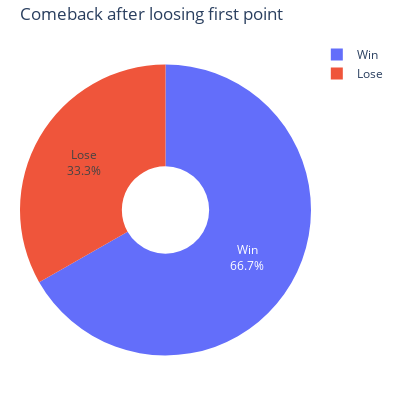

The notebook cell this image was saved under:
### Markdown cell above
### 22. Comback : How often does the player win the match after losing the first point?

### Code cell
# table for set1, game 1 and point 1
comeback_table = GameInfo[(GameInfo['set_id'] == 1) & (GameInfo['game_id'] == 1) & (GameInfo['point_id'] == 0)].drop(columns=['point_description','home_point_type', 'away_point_type', 'home_score', 'away_score', 'serving' ])

# change dtype from object to int
comeback_table[['home_point', 'away_point']] = comeback_table[['home_point', 'away_point']].astype(int)

# 1: home gets the first point
# 2: away gets the first point
comeback_table['first_point_win'] = np.where(comeback_table['home_point'] == 0, 2, 1)



# 1 : first point and final result the same
# 0: first point and final result not the same
comeback_table['final_result'] = np.where(comeback_table['scoring'] == comeback_table['first_point_win'], 1, 0)

# The percentage of comebacks
comeback_table_count = pd.DataFrame(comeback_table.groupby('final_result')['match_id'].count())
comeback_table_count['percentage'] = ((comeback_table_count / comeback_table_count.sum())*100).round(2)
display(comeback_table_count)
print('In 66% of matches, the player gets the first point win the match')

# plot
colors = ['green', 'yellow']
fig = px.pie(
    comeback_table_count ,
    values= comeback_table_count['percentage'] ,
    names=['Lose', 'Win'] ,
    title='Comeback after loosing first point',
    hole=0.3  # Optional: makes it a donut chart
)

# Customize the layout
fig.update_traces(textposition='inside', textinfo='percent+label')
fig.update_layout(
    width=400,
    height=400,
    margin=dict(l=20, r=20, t=40, b=20)  # Adjust the margins as needed
)
# Show the chart
fig.show()

### Figure 1 — Plotly figure (JSON) as saved in the notebook; plotly's stock layout.template omitted (floating-point values rounded to 4 significant figures)
{"data": [{"domain": {"x": [0, 1], "y": [0, 1]}, "hole": 0.3, "hovertemplate": "label=%{label}<br>value=%{value}<extra></extra>", "labels": ["Lose", "Win"], "legendgroup": "", "name": "", "showlegend": true, "textinfo": "percent+label", "textposition": "inside", "type": "pie", "values": [33.26, 66.74]}], "layout": {"height": 400, "legend": {"tracegroupgap": 0}, "margin": {"b": 20, "l": 20, "r": 20, "t": 40}, "title": {"text": "Comeback after loosing first point"}, "width": 400}}
